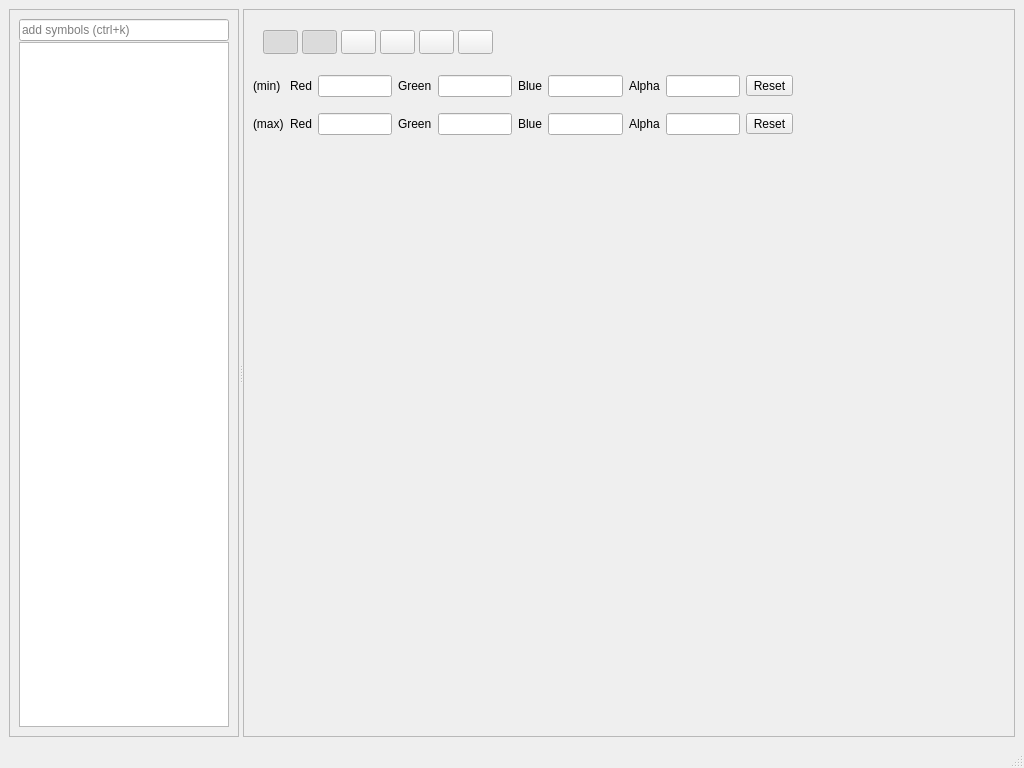
<?xml version="1.0" encoding="UTF-8"?>
<ui version="4.0">
 <class>MainWindow</class>
 <widget class="QMainWindow" name="MainWindow">
  <property name="geometry">
   <rect>
    <x>0</x>
    <y>0</y>
    <width>1024</width>
    <height>768</height>
   </rect>
  </property>
  <property name="windowTitle">
   <string>GDB ImageWatch</string>
  </property>
  <widget class="QWidget" name="centralwidget">
   <layout class="QHBoxLayout" name="horizontalLayout">
    <item>
     <widget class="QSplitter" name="splitter">
      <property name="enabled">
       <bool>true</bool>
      </property>
      <property name="orientation">
       <enum>Qt::Horizontal</enum>
      </property>
      <widget class="QFrame" name="frame">
       <property name="frameShape">
        <enum>QFrame::StyledPanel</enum>
       </property>
       <property name="frameShadow">
        <enum>QFrame::Raised</enum>
       </property>
       <layout class="QHBoxLayout" name="horizontalLayout_2">
        <item>
         <layout class="QVBoxLayout" name="verticalLayout_3" stretch="0,0">
          <property name="spacing">
           <number>1</number>
          </property>
          <item>
           <widget class="QLineEdit" name="symbolList">
            <property name="minimumSize">
             <size>
              <width>210</width>
              <height>0</height>
             </size>
            </property>
            <property name="maximumSize">
             <size>
              <width>210</width>
              <height>16777215</height>
             </size>
            </property>
            <property name="statusTip">
             <string/>
            </property>
            <property name="accessibleDescription">
             <string/>
            </property>
            <property name="placeholderText">
             <string>add symbols (ctrl+k)</string>
            </property>
           </widget>
          </item>
          <item>
           <widget class="QListWidget" name="imageList">
            <property name="enabled">
             <bool>true</bool>
            </property>
            <property name="sizePolicy">
             <sizepolicy hsizetype="Fixed" vsizetype="Expanding">
              <horstretch>0</horstretch>
              <verstretch>0</verstretch>
             </sizepolicy>
            </property>
            <property name="minimumSize">
             <size>
              <width>210</width>
              <height>0</height>
             </size>
            </property>
            <property name="maximumSize">
             <size>
              <width>210</width>
              <height>16777215</height>
             </size>
            </property>
            <property name="styleSheet">
             <string notr="true">padding: 0px;</string>
            </property>
            <property name="horizontalScrollBarPolicy">
             <enum>Qt::ScrollBarAsNeeded</enum>
            </property>
            <property name="sizeAdjustPolicy">
             <enum>QAbstractScrollArea::AdjustIgnored</enum>
            </property>
            <property name="dragEnabled">
             <bool>false</bool>
            </property>
            <property name="dragDropOverwriteMode">
             <bool>true</bool>
            </property>
            <property name="dragDropMode">
             <enum>QAbstractItemView::DragDrop</enum>
            </property>
            <property name="iconSize">
             <size>
              <width>200</width>
              <height>200</height>
             </size>
            </property>
            <property name="resizeMode">
             <enum>QListView::Adjust</enum>
            </property>
            <property name="viewMode">
             <enum>QListView::IconMode</enum>
            </property>
           </widget>
          </item>
         </layout>
        </item>
       </layout>
      </widget>
      <widget class="QFrame" name="frame_2">
       <property name="sizePolicy">
        <sizepolicy hsizetype="Preferred" vsizetype="Preferred">
         <horstretch>1</horstretch>
         <verstretch>0</verstretch>
        </sizepolicy>
       </property>
       <property name="frameShape">
        <enum>QFrame::StyledPanel</enum>
       </property>
       <property name="frameShadow">
        <enum>QFrame::Raised</enum>
       </property>
       <layout class="QHBoxLayout" name="horizontalLayout_3">
        <item>
         <layout class="QVBoxLayout" name="rightPanelLayout">
          <item>
           <widget class="QWidget" name="toolbar" native="true">
            <property name="minimumSize">
             <size>
              <width>0</width>
              <height>40</height>
             </size>
            </property>
            <property name="maximumSize">
             <size>
              <width>16777215</width>
              <height>40</height>
             </size>
            </property>
            <property name="styleSheet">
             <string notr="true"/>
            </property>
            <widget class="QToolButton" name="acToggle">
             <property name="geometry">
              <rect>
               <x>49</x>
               <y>11</y>
               <width>35</width>
               <height>24</height>
              </rect>
             </property>
             <property name="toolTip">
              <string>Toggle Auto Contrast</string>
             </property>
             <property name="accessibleDescription">
              <string/>
             </property>
             <property name="icon">
              <iconset resource="../resources/resources.qrc">
               <normaloff>:/resources/icons/contrast.png</normaloff>:/resources/icons/contrast.png</iconset>
             </property>
             <property name="checkable">
              <bool>true</bool>
             </property>
             <property name="checked">
              <bool>true</bool>
             </property>
            </widget>
            <widget class="QToolButton" name="acEdit">
             <property name="geometry">
              <rect>
               <x>10</x>
               <y>11</y>
               <width>35</width>
               <height>24</height>
              </rect>
             </property>
             <property name="sizePolicy">
              <sizepolicy hsizetype="Fixed" vsizetype="Fixed">
               <horstretch>0</horstretch>
               <verstretch>0</verstretch>
              </sizepolicy>
             </property>
             <property name="toolTip">
              <string>Toggle min and max intensity editor</string>
             </property>
             <property name="icon">
              <iconset resource="../resources/resources.qrc">
               <normaloff>:/resources/icons/arrow-down-b.png</normaloff>:/resources/icons/arrow-down-b.png</iconset>
             </property>
             <property name="checkable">
              <bool>true</bool>
             </property>
             <property name="checked">
              <bool>true</bool>
             </property>
            </widget>
            <widget class="QToolButton" name="reposition_buffer">
             <property name="geometry">
              <rect>
               <x>88</x>
               <y>11</y>
               <width>35</width>
               <height>24</height>
              </rect>
             </property>
             <property name="toolTip">
              <string extracomment="Reposition buffer on center">Reposition buffer to fit window</string>
             </property>
             <property name="text">
              <string/>
             </property>
             <property name="icon">
              <iconset resource="../resources/resources.qrc">
               <normaloff>:/resources/icons/arrow-shrink.png</normaloff>:/resources/icons/arrow-shrink.png</iconset>
             </property>
            </widget>
            <widget class="QToolButton" name="linkViewsToggle">
             <property name="geometry">
              <rect>
               <x>127</x>
               <y>11</y>
               <width>35</width>
               <height>24</height>
              </rect>
             </property>
             <property name="toolTip">
              <string>Move all buffers simultaneously</string>
             </property>
             <property name="icon">
              <iconset resource="../resources/resources.qrc">
               <normaloff>:/resources/icons/link.png</normaloff>:/resources/icons/link.png</iconset>
             </property>
             <property name="checkable">
              <bool>true</bool>
             </property>
            </widget>
            <widget class="QToolButton" name="rotate_90_cw">
             <property name="geometry">
              <rect>
               <x>166</x>
               <y>11</y>
               <width>35</width>
               <height>24</height>
              </rect>
             </property>
             <property name="toolTip">
              <string>Rotate 90° clockwise</string>
             </property>
             <property name="icon">
              <iconset resource="../resources/resources.qrc">
               <normaloff>:/resources/icons/rotate-cw.png</normaloff>:/resources/icons/rotate-cw.png</iconset>
             </property>
            </widget>
            <widget class="QToolButton" name="rotate_90_ccw">
             <property name="geometry">
              <rect>
               <x>205</x>
               <y>11</y>
               <width>35</width>
               <height>24</height>
              </rect>
             </property>
             <property name="toolTip">
              <string>Rotate 90° counterclockwise</string>
             </property>
             <property name="icon">
              <iconset resource="../resources/resources.qrc">
               <normaloff>:/resources/icons/rotate-ccw.png</normaloff>:/resources/icons/rotate-ccw.png</iconset>
             </property>
            </widget>
           </widget>
          </item>
          <item>
           <widget class="QWidget" name="minMaxEditor" native="true">
            <property name="enabled">
             <bool>true</bool>
            </property>
            <property name="minimumSize">
             <size>
              <width>0</width>
              <height>85</height>
             </size>
            </property>
            <property name="maximumSize">
             <size>
              <width>16777215</width>
              <height>85</height>
             </size>
            </property>
            <property name="styleSheet">
             <string notr="true"/>
            </property>
            <widget class="QWidget" name="layoutWidget">
             <property name="geometry">
              <rect>
               <x>0</x>
               <y>0</y>
               <width>540</width>
               <height>81</height>
              </rect>
             </property>
             <layout class="QGridLayout" name="gridLayout">
              <item row="0" column="0">
               <widget class="QLabel" name="label_min">
                <property name="styleSheet">
                 <string notr="true"/>
                </property>
                <property name="text">
                 <string>(min)</string>
                </property>
               </widget>
              </item>
              <item row="0" column="1">
               <widget class="QLabel" name="label_red_min">
                <property name="styleSheet">
                 <string notr="true"/>
                </property>
                <property name="text">
                 <string>Red</string>
                </property>
               </widget>
              </item>
              <item row="0" column="2">
               <widget class="QLineEdit" name="ac_red_min">
                <property name="styleSheet">
                 <string notr="true"/>
                </property>
               </widget>
              </item>
              <item row="0" column="3">
               <widget class="QLabel" name="label_green_min">
                <property name="styleSheet">
                 <string notr="true"/>
                </property>
                <property name="text">
                 <string>Green</string>
                </property>
               </widget>
              </item>
              <item row="0" column="4">
               <widget class="QLineEdit" name="ac_green_min">
                <property name="styleSheet">
                 <string notr="true"/>
                </property>
               </widget>
              </item>
              <item row="0" column="5">
               <widget class="QLabel" name="label_blue_min">
                <property name="styleSheet">
                 <string notr="true"/>
                </property>
                <property name="text">
                 <string>Blue</string>
                </property>
               </widget>
              </item>
              <item row="0" column="6">
               <widget class="QLineEdit" name="ac_blue_min">
                <property name="styleSheet">
                 <string notr="true"/>
                </property>
               </widget>
              </item>
              <item row="1" column="0">
               <widget class="QLabel" name="label_max">
                <property name="styleSheet">
                 <string notr="true"/>
                </property>
                <property name="text">
                 <string>(max)</string>
                </property>
               </widget>
              </item>
              <item row="1" column="1">
               <widget class="QLabel" name="label_red_max">
                <property name="styleSheet">
                 <string notr="true"/>
                </property>
                <property name="text">
                 <string>Red</string>
                </property>
               </widget>
              </item>
              <item row="1" column="2">
               <widget class="QLineEdit" name="ac_red_max">
                <property name="styleSheet">
                 <string notr="true"/>
                </property>
               </widget>
              </item>
              <item row="1" column="3">
               <widget class="QLabel" name="label_green_max">
                <property name="styleSheet">
                 <string notr="true"/>
                </property>
                <property name="text">
                 <string>Green</string>
                </property>
               </widget>
              </item>
              <item row="1" column="6">
               <widget class="QLineEdit" name="ac_blue_max">
                <property name="styleSheet">
                 <string notr="true"/>
                </property>
               </widget>
              </item>
              <item row="1" column="4">
               <widget class="QLineEdit" name="ac_green_max">
                <property name="styleSheet">
                 <string notr="true"/>
                </property>
               </widget>
              </item>
              <item row="1" column="5">
               <widget class="QLabel" name="label_blue_max">
                <property name="styleSheet">
                 <string notr="true"/>
                </property>
                <property name="text">
                 <string>Blue</string>
                </property>
               </widget>
              </item>
              <item row="0" column="9">
               <widget class="QToolButton" name="ac_reset_min">
                <property name="text">
                 <string>Reset</string>
                </property>
               </widget>
              </item>
              <item row="1" column="9">
               <widget class="QToolButton" name="ac_reset_max">
                <property name="text">
                 <string>Reset</string>
                </property>
               </widget>
              </item>
              <item row="1" column="7">
               <widget class="QLabel" name="label_alpha_max">
                <property name="text">
                 <string>Alpha</string>
                </property>
               </widget>
              </item>
              <item row="0" column="7">
               <widget class="QLabel" name="label_alpha_min">
                <property name="text">
                 <string>Alpha</string>
                </property>
               </widget>
              </item>
              <item row="0" column="8">
               <widget class="QLineEdit" name="ac_alpha_min"/>
              </item>
              <item row="1" column="8">
               <widget class="QLineEdit" name="ac_alpha_max"/>
              </item>
             </layout>
            </widget>
           </widget>
          </item>
          <item>
           <widget class="GLCanvas" name="bufferPreview" native="true">
            <property name="mouseTracking">
             <bool>true</bool>
            </property>
           </widget>
          </item>
         </layout>
        </item>
       </layout>
      </widget>
     </widget>
    </item>
   </layout>
  </widget>
  <widget class="QMenuBar" name="menubar">
   <property name="geometry">
    <rect>
     <x>0</x>
     <y>0</y>
     <width>1024</width>
     <height>25</height>
    </rect>
   </property>
  </widget>
  <widget class="QStatusBar" name="statusbar"/>
 </widget>
 <customwidgets>
  <customwidget>
   <class>GLCanvas</class>
   <extends>QWidget</extends>
   <header location="global">src/glcanvas.hpp</header>
   <container>1</container>
  </customwidget>
 </customwidgets>
 <resources>
  <include location="../resources/resources.qrc"/>
 </resources>
 <connections>
  <connection>
   <sender>acEdit</sender>
   <signal>toggled(bool)</signal>
   <receiver>minMaxEditor</receiver>
   <slot>setVisible(bool)</slot>
   <hints>
    <hint type="sourcelabel">
     <x>278</x>
     <y>68</y>
    </hint>
    <hint type="destinationlabel">
     <x>507</x>
     <y>135</y>
    </hint>
   </hints>
  </connection>
 </connections>
 <slots>
  <slot>slot1()</slot>
 </slots>
</ui>
